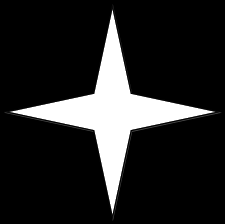
#> input picture Tutorial/star.png, 225 x 224 px
$ python g.py
#> lines starting #> are read from the running program, lines starting #| are printed output that depends on the picture; after the words box and inside, x2 and y2 are one past the last pixel; in counts of white or black regions, pixels touching at a corner belong together
import cv2
import numpy as np

img = cv2.imread('star.png')
#> img is the input picture: shape (224, 225, 3); min 0, max 255, mean 38
img_gray = cv2.cvtColor(img, cv2.COLOR_BGR2GRAY)
ret, thresh = cv2.threshold(img_gray, 127, 255, 0)
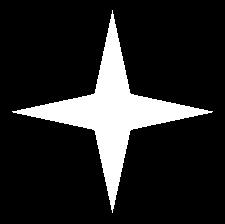
#> thresh: shape (224, 225); 14.7% white; 1 white region
contours, hierarchy = cv2.findContours(thresh, 2, 1)
#> contours = 1 contour; box (x1, y1, x2, y2) and area: (12, 10, 213, 213) 7084
cnt = contours[0]
#> cnt = contour of 658 points, box (x1, y1, x2, y2) (12, 10, 213, 213), area 7084

hull = cv2.convexHull(cnt, returnPoints=False)
#> hull = [493, 329, 165, 0]
defects = cv2.convexityDefects(cnt, hull)
#> defects = [[493, 0, 576, 11677], [0, 165, 82, 11677], [165, 329, 248, 11497], [329, 493, 410, 11497]]

for i in range(defects.shape[0]):
    print(defects[i, 0])
    s, e, f, d = defects[i, 0]
    start = tuple(cnt[s][0])
    end = tuple(cnt[e][0])
    far = tuple(cnt[f][0])
    cv2.line(img, start, end, [0, 255, 0], 2)
    cv2.circle(img, far, 5, [0, 0, 255], -1)
#> this loop made 4 passes
#> (s, e, f, d, start, end, far) on passes 1 to 4: (493, 0, 576, 11677, (212, 111), (112, 10), (129, 92)), (0, 165, 82, 11677, (112, 10), (12, 111), (95, 92)), (165, 329, 248, 11497, (12, 111), (112, 212), (95, 131)), (329, 493, 410, 11497, (112, 212), (212, 111), (129, 131))
#| [  493     0   576 11677]
#| [    0   165    82 11677]
#| [  165   329   248 11497]
#| [  329   493   410 11497]
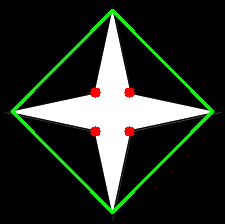
#> img: shape (224, 225, 3); 4.17% of pixels changed, all inside (x1, y1, x2, y2) = (11, 9, 214, 214)

cv2.imshow('img', img)
cv2.waitKey(0)
cv2.destroyAllWindows()
